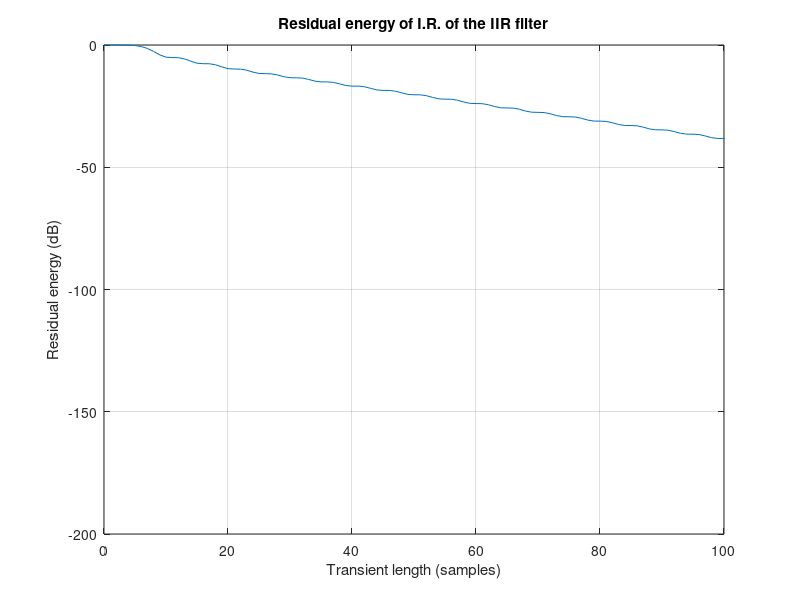

Write MATLAB code to recreate this figure.
%% Data

% Sampling times
Tc = 1;     % This is the smallest time interval we want to simulate
T = 4*Tc;   % Time sampling interval of the input of the channel
Tq = Tc;    % Fundamental sampling time. This is the same as Tc
fd = 5*10^-3/T; % doppler spread
Tp = 1/10 * (1/fd) * Tq; % Sampling time used for filtering the white noise, 
% in order to apply Anastasopoulos and Chugg (1997) filter it must be Tp =
% 0.1

% PDP (aleatory part)
N_h = 3;
Kdb = 3;    % 3 dB
K = 10^(Kdb/10);
tau_rms = 0.3*T; 
tau = 0:Tc:N_h-1;
M_iTc = 1/tau_rms * exp(-tau/tau_rms);
C = sqrt(K/(K+1));
% normalize pdp: it must be sum(E[|htilde_i|^2]) = 1 - C^2
M_iTc = M_iTc.*(1-C^2)/sum(M_iTc);

% snr and noise power
snr = 10; % db
snr_lin = 10^(snr/10);
sigma_w = 1/(T/Tc*snr); % the PN sequence has power 1

% Filter for doppler spectrum. The filter will have the
% classical Doppler spectrum in the frequency domain, with f_d * T = 5*10^-3
% By using the approach suggested in Anastasopoulos and Chugg (1997) we use an iir filter
% with known coefficients which is the convolution of a Cheby lowpass and a shaping filter.
a_dopp = [1, -4.4153, 8.6283, -9.4592, 6.1051, -1.3542, -3.3622, 7.2390, ...
    -7.9361, 5.1221, -1.8401, 2.8706e-1];
b_dopp = [1.3651e-4, 8.1905e-4, 2.0476e-3, 2.7302e-3, 2.0476e-3, 9.0939e-4, ...
    6.7852e-4, 1.3550e-3, 1.8076e-3, 1.3550e-3, 5.3726e-4, 6.1818e-5, -7.1294e-5, ...
    -9.5058e-5, -7.1294e-5, -2.5505e-5, 1.3321e-5, 4.5186e-5, 6.0248e-5, 4.5186e-5, ...
    1.8074e-5, 3.0124e-6];
% The energy needs to be normalized to 1
[h_dopp, ~] = impz(b_dopp, a_dopp);
hds_nrg = sum(h_dopp.^2);
b_dopp = b_dopp / sqrt(hds_nrg);

% Plot residual energy of IIR filter (determine transient)
[h_dopp, ~] = impz(b_dopp, a_dopp);
residual_nrg = sum(h_dopp.^2) - cumsum(h_dopp.^2);
plot(0:length(residual_nrg)-1, 10*log10(residual_nrg)), 
xlim([0 100]), grid on, box on, title('Residual energy of I.R. of the IIR filter')
xlabel('Transient length (samples)'), ylabel('Residual energy (dB)')

%% Generation of impulse responses
h_samples_needed = 2000000 + ceil(Tp/Tc*length(h_dopp)); % Some will be dropped because of transient, since
% enough time, memory and computational power are available 
w_samples_needed = ceil(h_samples_needed / Tp);
% The filter is IIR, from Anastasopoulos and Chugg (1997) it appears that 
% the effect of the transient is present in about 2000 samples for an interpolation
% factor Q = 100. This model uses Q = 80, since memory and computational power
% are not an issue, in order to be conservative it drops 80*length(h_dopp) samples. 
transient = ceil(Tp/Tc*length(h_dopp));

h_mat = zeros(N_h, h_samples_needed - transient);
for ray = 1:N_h
    % Generate complex-valued Gaussian white noise with zero mean and unit variance
    w = wgn(w_samples_needed,1,0,'complex');
    %fprintf('variance of white noise=%d \n', var(w))
    
    hprime = filter(b_dopp, a_dopp, w);
    %fprintf('h%d before interpolation has mean %d and variance %d  \n', ray, mean(hprime), var(hprime));
    
    % Interpolation
    t = 1:length(hprime);
    t_fine = Tq/Tp:Tq/Tp:length(hprime);
    
    h_fine = interp1(t, hprime, t_fine, 'spline');
    %fprintf('h%d after interpolation has mean %d and variance %d  \n', ray, mean(h_fine), var(h_fine));
    % Drop the transient
    h_mat(ray, :) = h_fine(transient+1:end);
end

% Energy scaling
for k = 1:N_h
    h_mat(k, :) = h_mat(k, :)*sqrt(M_iTc(k));
end

% Only for LOS component
h_mat(1, :) = h_mat(1, :) + C;

clear tau tau_rms a_dopp b_dopp g_fine gprime h_dopp pdp_gauss t_dopp t_fine g_samples_needed w_samples_needed M_d k ray
